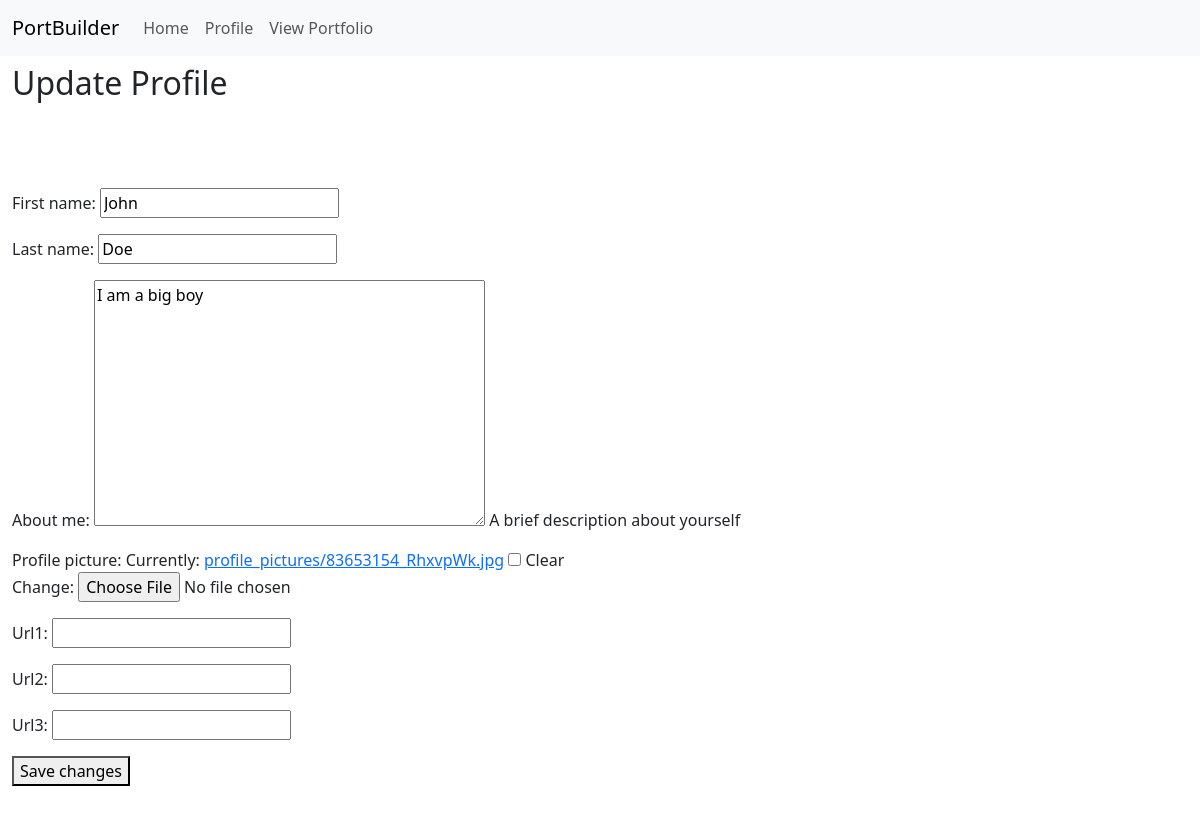
The page /profile/update/3/ (signed in) on the database as committed earlier.
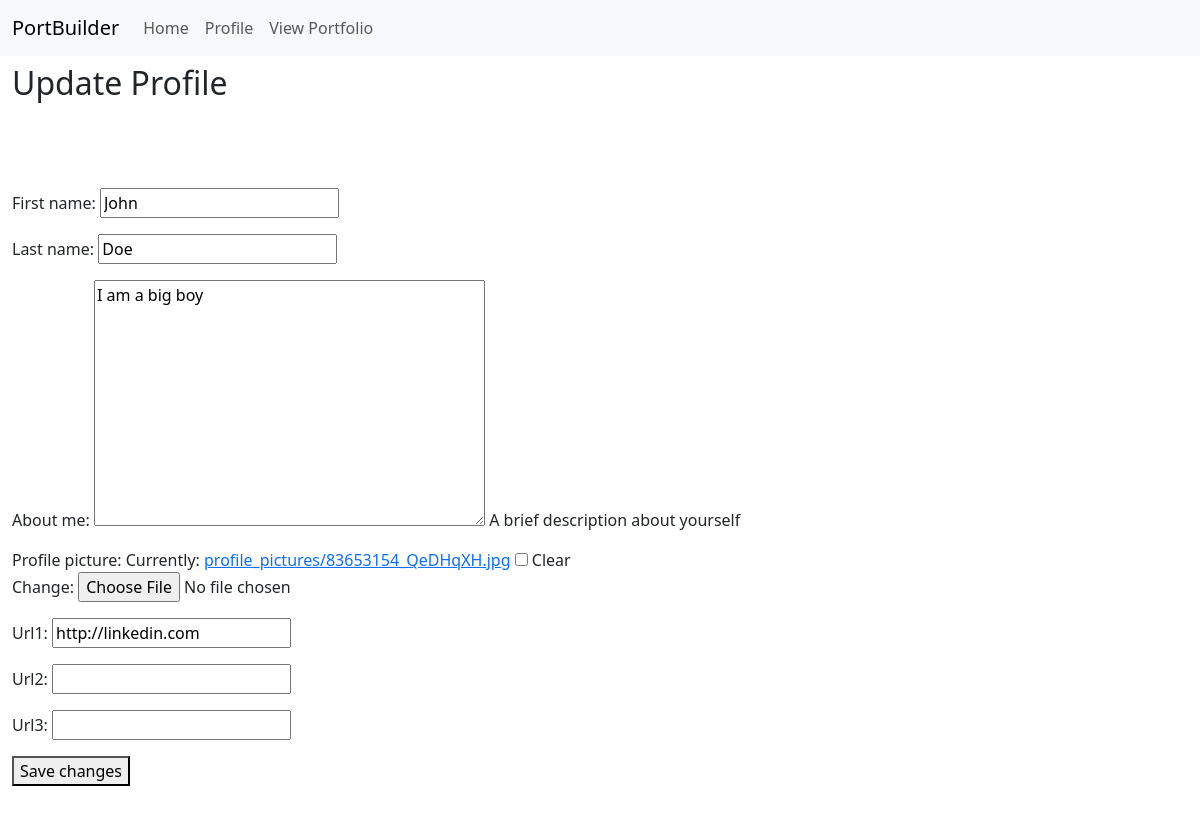
The same page on the database as committed later.
### portbuilder/models.py (models this page shows, shortened)
class Bio(models.Model):
    user = models.OneToOneField(settings.AUTH_USER_MODEL, on_delete=models.CASCADE)
    first_name = models.CharField(max_length=30)
    last_name = models.CharField(max_length=30)
    about_me = models.TextField(
        blank=True, help_text="A brief description about yourself"
    )
    profile_picture = models.ImageField(
        upload_to="profile_pictures/", blank=True, null=True
    )
    created_at = models.DateTimeField(auto_now_add=True)
    updated_at = models.DateTimeField(auto_now=True)

class SocialLink(models.Model):
    user = models.OneToOneField(settings.AUTH_USER_MODEL, on_delete=models.CASCADE)
    url1 = models.URLField(blank=True, null=True)
    url2 = models.URLField(blank=True, null=True)
    url3 = models.URLField(blank=True, null=True)
    created_at = models.DateTimeField(auto_now_add=True)
    updated_at = models.DateTimeField(auto_now=True)

### portbuilder/views.py (the view, shortened to what this page needs)
# urls.py: path("profile/update/<int:pk>/", UpdateProfile.as_view(), name="profile_update"),
class UpdateProfile(UpdateView):
    model = Bio
    form_class = UpdateForm
    template_name = "portfolio/profile_update.html"
    def get_form_kwargs(self):
        kwargs = super().get_form_kwargs()
        kwargs["user"] = self.request.user
        return kwargs

### portbuilder/forms.py (shortened to what this page needs)
class UpdateForm(forms.ModelForm):
    url1 = forms.URLField(required=False)
    url2 = forms.URLField(required=False)
    url3 = forms.URLField(required=False)
    class Meta:
        model = Bio
        fields = ["first_name", "last_name", "about_me", "profile_picture"]
    def __init__(self, *args, **kwargs):
        self.user = kwargs.pop("user", None)
        super().__init__(*args, **kwargs)
        if self.user:
            social_link, created = SocialLink.objects.get_or_create(user=self.user)
            self.fields["url1"].initial = social_link.url1
            self.fields["url2"].initial = social_link.url2
            self.fields["url3"].initial = social_link.url3

### portbuilder/templates/portfolio/profile_update.html (shortened to what this page needs)
{% extends 'base_build.html' %}
{% block content %}
<h2>Update Profile</h2>
<form method="post" enctype="multipart/form-data">
    {{ form.as_p }}
    <button type="submit">Save changes</button>
</form>
{% endblock %}

### portbuilder/templates/base_build.html (shortened to what this page needs)
{% load static %}
<!DOCTYPE html>
<html lang="en">
<head>
    <link rel="stylesheet" href="{% static 'css/bootstrap.css' %}">
    <link rel="stylesheet" href="{% static 'css/base.css' %}">
    <link rel="stylesheet" href="https://cdnjs.cloudflare.com/ajax/libs/font-awesome/4.7.0/css/font-awesome.min.css">
</head>
<body>
    <nav class="navbar navbar-expand-lg bg-body-tertiary">
        <div class="container-fluid">
            <a class="navbar-brand" href="#">PortBuilder</a>
            <div class="collapse navbar-collapse" id="navbarNav">
                <ul class="navbar-nav">
                    <li class="nav-item">
                        <a class="nav-link" aria-current="page" href="{% url 'index' %}">Home</a>
                    </li>
                    {% if user.is_authenticated %}
                    <li>
                        <a class="nav-link" href="{% url 'profile' user.pk%}">Profile</a>
                    </li>
                    {% endif %}
                    <li class="nav-item">
                        <a class="nav-link" href="#">View Portfolio</a>
                    </li>
                </ul>
            </div>
        </div>
    </nav>
    <div class="container-fluid mt-2 d-grid base-build">
        {% block content %}
        {% endblock %}
    </div>
</body>
</html>

### portbuilder/static/css/base.css (style rules this page uses)
.base-build { height: 100vh; }

Rows that differ between the two databases and show on the page:
added SocialLink: url1 "http://linkedin.com"
Other text that changed with them:
text no longer shown: "First name: Last name: About me: A brief description about yourself Profile picture: Currently: profile_pictures/83653154_RhxvpWk.jpg Clear Change: Url1: Url2: Url3:"
text now shown: "First name: Last name: About me: A brief description about yourself Profile picture: Currently: profile_pictures/83653154_QeDHqXH.jpg Clear Change: Url1: Url2: Url3:"
